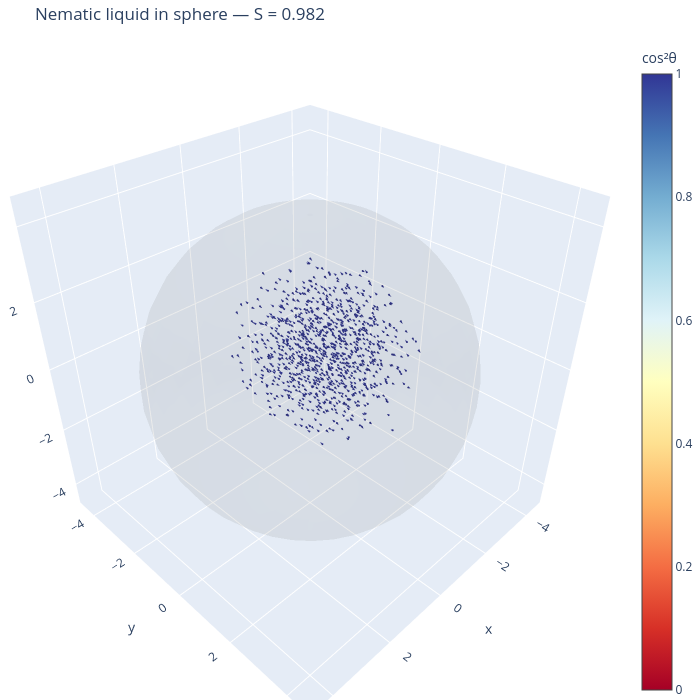

Notebook source saved alongside this figure:
### Markdown cell above
## 5. 3D visualization with Plotly

Each particle is drawn as a cone pointing along its director $\hat n$.
Colour encodes the alignment with the nematic director (eigenvector of the
largest eigenvalue of $Q$).

### Code cell
import plotly.graph_objects as go

# Final snapshot
snap_final = sim.state.get_snapshot()
pos = np.array(snap_final.particles.position)
ori = np.array(snap_final.particles.orientation)
directors = quat_to_director(ori)

# Compute nematic director (eigenvector of Q)
Q = np.zeros((3, 3))
for a in range(3):
    for b in range(3):
        Q[a, b] = np.mean(1.5 * directors[:, a] * directors[:, b] - 0.5 * (a == b))
eigvals, eigvecs = np.linalg.eigh(Q)
nematic_director = eigvecs[:, np.argmax(eigvals)]

# cos^2(theta) with nematic director — measures alignment
cos2 = (directors @ nematic_director) ** 2

# Draw cones
cone_len = 0.5
fig = go.Figure()
fig.add_trace(go.Cone(
    x=pos[:, 0], y=pos[:, 1], z=pos[:, 2],
    u=directors[:, 0], v=directors[:, 1], w=directors[:, 2],
    sizemode="absolute",
    sizeref=cone_len,
    colorscale="RdYlBu",
    cmin=0, cmax=1,
    colorbar=dict(title="cos²θ"),
    anchor="center",
    showscale=True,
))

# Draw confining sphere wireframe
phi = np.linspace(0, 2 * np.pi, 40)
theta = np.linspace(0, np.pi, 20)
phi_g, theta_g = np.meshgrid(phi, theta)
xs = R_sphere * np.sin(theta_g) * np.cos(phi_g)
ys = R_sphere * np.sin(theta_g) * np.sin(phi_g)
zs = R_sphere * np.cos(theta_g)
fig.add_trace(go.Surface(
    x=xs, y=ys, z=zs,
    opacity=0.07,
    colorscale=[[0, "gray"], [1, "gray"]],
    showscale=False,
    hoverinfo="skip",
))

lim = R_sphere * 1.1
fig.update_layout(
    scene=dict(
        xaxis=dict(range=[-lim, lim]),
        yaxis=dict(range=[-lim, lim]),
        zaxis=dict(range=[-lim, lim]),
        aspectmode="cube",
    ),
    title=f"Nematic liquid in sphere — S = {S_arr[-1]:.3f}",
    width=700, height=700,
    margin=dict(l=0, r=0, t=40, b=0),
)
fig.show()

### Figure 1 — Plotly figure (JSON) as saved in the notebook; plotly's stock layout.template omitted (floating-point values rounded to 4 significant figures; data arrays with more than 128 entries replaced by an {"elided": "..."} marker saying what was removed)
{"data": [{"anchor": "center", "cmax": 1, "cmin": 0, "colorbar": {"title": {"text": "cos²θ"}}, "colorscale": [[0, "rgb(165,0,38)"], [0.1, "rgb(215,48,39)"], [0.2, "rgb(244,109,67)"], [0.3, "rgb(253,174,97)"], [0.4, "rgb(254,224,144)"], [0.5, "rgb(255,255,191)"], [0.6, "rgb(224,243,248)"], [0.7, "rgb(171,217,233)"], [0.8, "rgb(116,173,209)"], [0.9, "rgb(69,117,180)"], [1, "rgb(49,54,149)"]], "showscale": true, "sizemode": "absolute", "sizeref": 0.5, "type": "cone", "u": {"elided": "1000 float values"}, "v": {"elided": "1000 float values"}, "w": {"elided": "1000 float values"}, "x": {"elided": "1000 float values"}, "y": {"elided": "1000 float values"}, "z": {"elided": "1000 float values"}}, {"colorscale": [[0, "gray"], [1, "gray"]], "hoverinfo": "skip", "opacity": 0.07, "showscale": false, "type": "surface", "x": {"elided": "20x40 float values"}, "y": {"elided": "20x40 float values"}, "z": {"elided": "20x40 float values"}}], "layout": {"height": 700, "margin": {"b": 0, "l": 0, "r": 0, "t": 40}, "scene": {"aspectmode": "cube", "xaxis": {"range": [-4.731, 4.731]}, "yaxis": {"range": [-4.731, 4.731]}, "zaxis": {"range": [-4.731, 4.731]}}, "title": {"text": "Nematic liquid in sphere — S = 0.982"}, "width": 700}}
